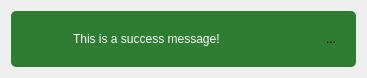
<?xml version="1.0" encoding="UTF-8"?>
<ui version="4.0">
 <class>SnackBarWidget</class>
 <widget class="QWidget" name="SnackBarWidget">
  <property name="geometry">
   <rect>
    <x>0</x>
    <y>0</y>
    <width>367</width>
    <height>74</height>
   </rect>
  </property>
  <property name="windowTitle">
   <string>Form</string>
  </property>
  <property name="layoutDirection">
   <enum>Qt::LeftToRight</enum>
  </property>
  <property name="styleSheet">
   <string notr="true">#frame{
background-color: #2E7D32;
border: transparent;
border-radius: 5px;
padding: 10px;
}

#messageLabel{
padding-left: 10px;
color: white;
}

</string>
  </property>
  <layout class="QGridLayout" name="gridLayout">
   <item row="0" column="0">
    <widget class="QFrame" name="frame">
     <property name="frameShape">
      <enum>QFrame::StyledPanel</enum>
     </property>
     <property name="frameShadow">
      <enum>QFrame::Raised</enum>
     </property>
     <layout class="QHBoxLayout" name="horizontalLayout">
      <property name="leftMargin">
       <number>3</number>
      </property>
      <property name="topMargin">
       <number>3</number>
      </property>
      <property name="rightMargin">
       <number>3</number>
      </property>
      <property name="bottomMargin">
       <number>3</number>
      </property>
      <item>
       <widget class="QLabel" name="iconLabel">
        <property name="sizePolicy">
         <sizepolicy hsizetype="Maximum" vsizetype="Preferred">
          <horstretch>0</horstretch>
          <verstretch>0</verstretch>
         </sizepolicy>
        </property>
        <property name="minimumSize">
         <size>
          <width>30</width>
          <height>30</height>
         </size>
        </property>
        <property name="maximumSize">
         <size>
          <width>30</width>
          <height>30</height>
         </size>
        </property>
        <property name="text">
         <string/>
        </property>
        <property name="pixmap">
         <pixmap resource="snackbarwidgetresources.qrc">:/SnackBarWidgetResources/About-icon.png</pixmap>
        </property>
        <property name="scaledContents">
         <bool>true</bool>
        </property>
        <property name="alignment">
         <set>Qt::AlignCenter</set>
        </property>
       </widget>
      </item>
      <item>
       <widget class="QLabel" name="messageLabel">
        <property name="sizePolicy">
         <sizepolicy hsizetype="Preferred" vsizetype="Preferred">
          <horstretch>0</horstretch>
          <verstretch>0</verstretch>
         </sizepolicy>
        </property>
        <property name="text">
         <string>This is a success message!</string>
        </property>
        <property name="wordWrap">
         <bool>false</bool>
        </property>
       </widget>
      </item>
      <item>
       <widget class="QToolButton" name="closeBtn">
        <property name="cursor">
         <cursorShape>PointingHandCursor</cursorShape>
        </property>
        <property name="text">
         <string>...</string>
        </property>
        <property name="icon">
         <iconset resource="snackbarwidgetresources.qrc">
          <normaloff>:/SnackBarWidgetResources/close-window-icon.png</normaloff>:/SnackBarWidgetResources/close-window-icon.png</iconset>
        </property>
        <property name="iconSize">
         <size>
          <width>24</width>
          <height>24</height>
         </size>
        </property>
        <property name="autoRaise">
         <bool>true</bool>
        </property>
       </widget>
      </item>
     </layout>
    </widget>
   </item>
  </layout>
 </widget>
 <resources>
  <include location="snackbarwidgetresources.qrc"/>
 </resources>
 <connections/>
</ui>
